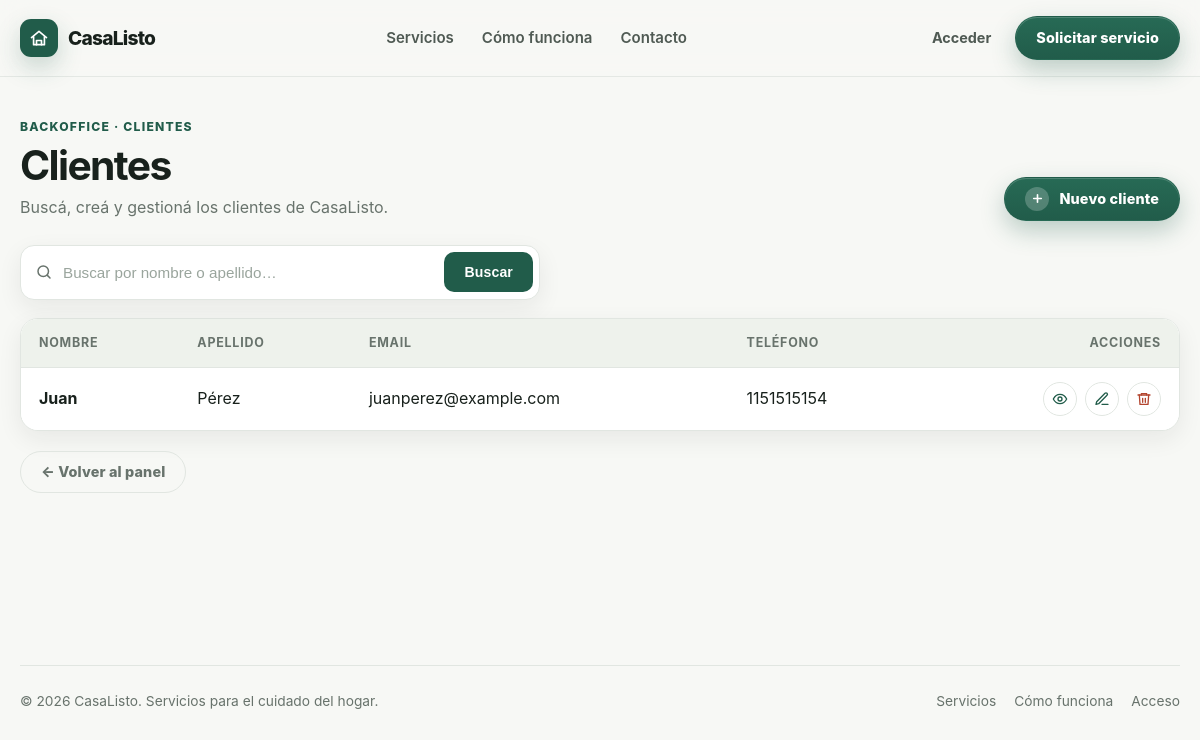
Page /servicio/cliente/list/ on the earlier database version.
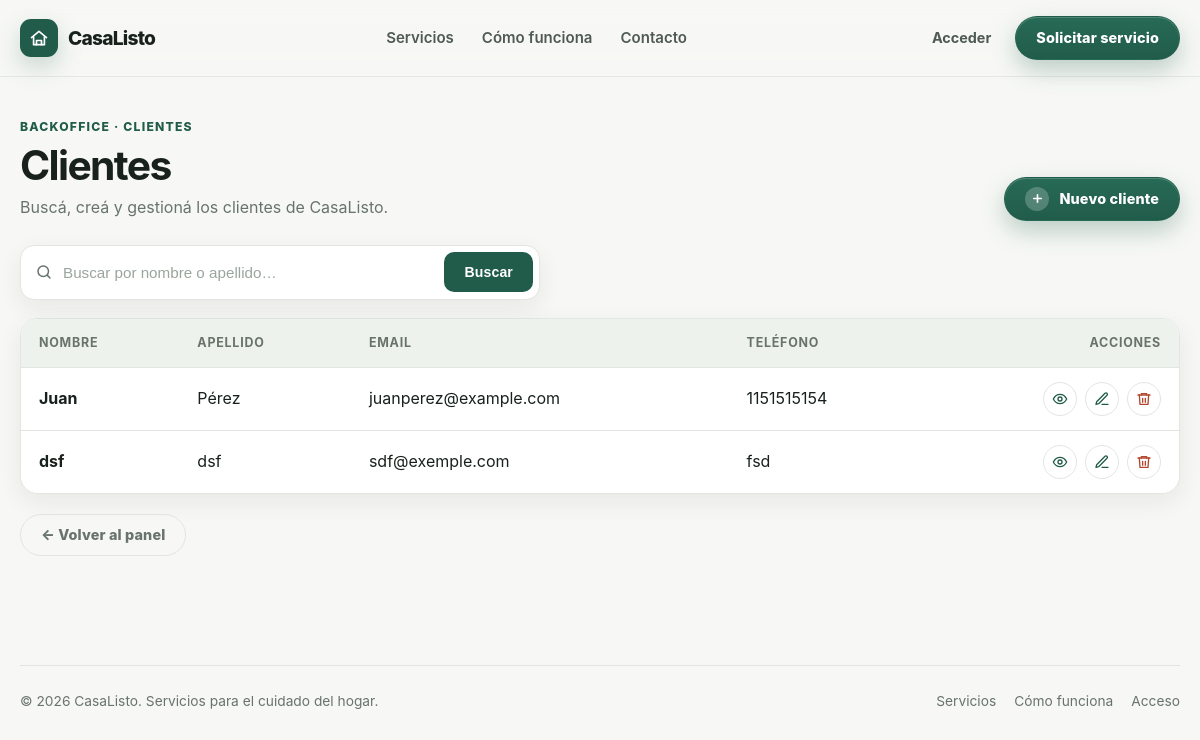
Same page on the later database version.
### servicio/models.py (models this page shows, shortened)
class Cliente(models.Model):
    nombre = models.CharField(validators=[ValidarTextoEspañol()])
    apellido = models.CharField(validators=[ValidarTextoEspañol()])
    email = models.EmailField(unique=True, blank=True, null=True)
    telefono = models.CharField(unique=True, validators=[ValidarTelefono()])
    class Meta:
        verbose_name = "Cliente"
        verbose_name_plural = "Clientes"

### servicio/views/cliente.py (the view)
# urls.py: path("cliente/list/", ClienteList.as_view(), name="cliente_list"),
class ClienteList(ListView):
    model = Cliente
    template_name = "servicio/cliente_list.html"
    context_object_name = "clientes"
    paginate_by = 10
    ordering = ("apellido", "nombre", "-pk")
    def get_queryset(self) -> QuerySet:
        clientes = super().get_queryset()
        busqueda = self.request.GET.get("busqueda", "").strip()
        if busqueda:
            clientes = clientes.filter(
                Q(nombre__icontains=busqueda) | Q(apellido__icontains=busqueda),
            )
        return clientes

### servicio/templates/servicio/cliente_list.html (shortened to what this page needs)
{% extends "core/base.html" %}
{% load static %}
{% block style %}
    <link rel="stylesheet" href="{% static 'core/table.css' %}" />
{% endblock style %}
{% block content %}
    <div class="container page">
        <div class="page-header">
            <div>
                <p class="page-eyebrow">Backoffice · Clientes</p>
                <h1>Clientes</h1>
                <p class="page-subtitle">Buscá, creá y gestioná los clientes de CasaListo.</p>
            </div>
            <div class="page-actions">
                <a class="btn btn-primary" href="{% url 'servicio:cliente_create' %}">
                    <span class="btn-add-icon" aria-hidden="true">
                        <svg viewBox="0 0 24 24" fill="none" stroke="currentColor" stroke-width="3" stroke-linecap="round">
                            <path d="M12 5v14M5 12h14" />
                        </svg>
                    </span>
                    Nuevo cliente
                </a>
            </div>
        </div>
        <div class="toolbar">
            <form class="searchbar" method="get" role="search">
                <span class="search-icon" aria-hidden="true">
                    <svg viewBox="0 0 24 24" fill="none" stroke="currentColor" stroke-width="2" stroke-linecap="round" stroke-linejoin="round">
                        <circle cx="11" cy="11" r="7" />
                        <path d="m20 20-3.5-3.5" />
                    </svg>
                </span>
                <input id="id-busqueda"
                       type="text"
                       name="busqueda"
                       placeholder="Buscar por nombre o apellido…"
                       aria-label="Buscar clientes"
                       autocomplete="off"
                       value="{{ request.GET.busqueda }}" />
                <button type="submit">Buscar</button>
            </form>
        </div>
        <div class="tabla-wrap">
            <table class="tabla-categorias">
                <thead>
                    <tr>
                        <th>Nombre</th>
                        <th>Apellido</th>
                        <th>Email</th>
                        <th>Teléfono</th>
                        <th>Acciones</th>
                    </tr>
                </thead>
                <tbody>
                    {% for cliente in clientes %}
                        <tr>
                            <td>{{ cliente.nombre }}</td>
                            <td>{{ cliente.apellido }}</td>
                            <td>{{ cliente.email|default:"—" }}</td>
                            <td>{{ cliente.telefono }}</td>
                            <td class="acciones">
                                {% include "servicio/_acciones_iconos.html" with objeto=cliente detail_url_name="servicio:cliente_detail" update_url_name="servicio:cliente_update" delete_url_name="servicio:cliente_delete" %}
                            </td>
                        </tr>
                    {% endfor %}
                </tbody>
            </table>
        </div>
        <a class="btn btn-ghost back-link" href="{% url 'servicio:home' %}">← Volver al panel</a>
    </div>
{% endblock content %}

### servicio/templates/servicio/_acciones_iconos.html
<a class="accion-icono"
   href="{% url detail_url_name objeto.pk %}"
   title="Ver"
   aria-label="Ver">
    <svg viewBox="0 0 24 24"
         fill="none"
         stroke="currentColor"
         stroke-width="2"
         stroke-linecap="round"
         stroke-linejoin="round">
        <path d="M2 12s3.5-7 10-7 10 7 10 7-3.5 7-10 7-10-7-10-7z"></path>
        <circle cx="12" cy="12" r="3"></circle>
    </svg>
</a>
<a class="accion-icono"
   href="{% url update_url_name objeto.pk %}"
   title="Editar"
   aria-label="Editar">
    <svg viewBox="0 0 24 24"
         fill="none"
         stroke="currentColor"
         stroke-width="2"
         stroke-linecap="round"
         stroke-linejoin="round">
        <path d="M12 20h9"></path>
        <path d="M16.5 3.5a2.12 2.12 0 0 1 3 3L7 19l-4 1 1-4z"></path>
    </svg>
</a>
<a class="accion-icono accion-icono--eliminar"
   href="{% url delete_url_name objeto.pk %}"
   title="Eliminar"
   aria-label="Eliminar">
    <svg viewBox="0 0 24 24"
         fill="none"
         stroke="currentColor"
         stroke-width="2"
         stroke-linecap="round"
         stroke-linejoin="round">
        <path d="M3 6h18"></path>
        <path d="M8 6V4h8v2"></path>
        <path d="M19 6l-1 14H6L5 6"></path>
        <path d="M10 11v6M14 11v6"></path>
    </svg>
</a>

Differences in the rows shown:
added Cliente: nombre "dsf", apellido "dsf", email "sdf@exemple.com", telefono "fsd"
